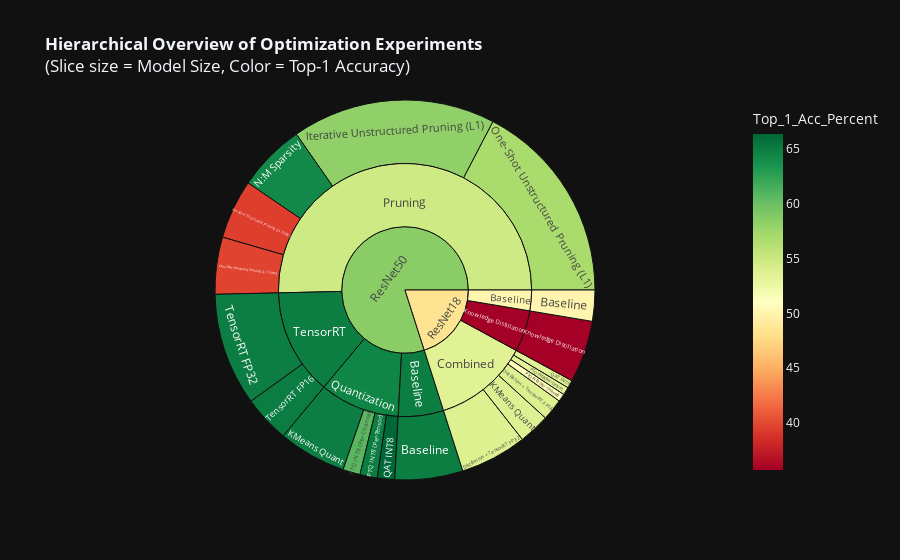

Source (notebook cell):
### Code cell
# --- Idea 1: Sunburst Chart ---
# (Add this code to your existing script after the data cleaning)

sunburst_fig = px.sunburst(
    df.dropna(subset=['Top_1_Acc_Percent', 'Model_Size_MB_Disk']), # Drop rows where color/value is NaN
    path=['Base_Model_Arch', 'Optimization_Category', 'Specific_Technique'],
    values='Model_Size_MB_Disk',
    color='Top_1_Acc_Percent',
    color_continuous_scale='RdYlGn', # Red-Yellow-Green scale shows bad-to-good
    hover_name='Specific_Technique',
    hover_data={'Model_Size_MB_Disk': ':.2f} MB'},
    title='<b>Hierarchical Overview of Optimization Experiments</b><br>(Slice size = Model Size, Color = Top-1 Accuracy)',
    template='plotly_dark'
)

sunburst_fig.show()
sunburst_fig.write_html("overview_sunburst.html")

### Figure 1 — Plotly figure (JSON) as saved in the notebook; plotly's stock layout.template omitted (floating-point values rounded to 4 significant figures)
{"data": [{"branchvalues": "total", "customdata": [[44.67, 50.09], [97.8, 64.95], [44.67, 53.68], [11.3, 50.78], [11.3, 53.35], [11.3, 53.56], [89.34, 35.73], [97.8, 64.26], [85.31, 39.51], [82.02, 39.74], [293.4, 58.17], [293.4, 56.9], [97.8, 64.92], [24.94, 60.69], [24.94, 64.98], [24.94, 66.35], [67.38, 65.05], [162.2, 64.92], [31.02, 53.84], [96.01, 53.79], [44.67, 50.09], [97.8, 64.95], [205.6, 53.57], [89.34, 35.73], [851.9, 54.79], [172.6, 64.53], [229.6, 64.96], [339.6, 48.42], [1352.0, 58.49]], "domain": {"x": [0, 1], "y": [0, 1]}, "hovertemplate": "<b>%{hovertext}</b><br><br>labels=%{label}<br>Model_Size_MB_Disk=%{customdata[0]:.2f} MB}<br>parent=%{parent}<br>id=%{id}<br>Top_1_Acc_Percent=%{color}<extra></extra>", "hovertext": ["Baseline", "Baseline", "KMeans Quant", "PTQ INT8 (Per-Channel)", "PTQ INT8 (Per-Tensor)", "QAT INT8", "Knowledge Distillation", "N:M Sparsity", "Iterative Structured Pruning (L1 Filter)", "One-Shot Structured Pruning (L1 Filter)", "Iterative Unstructured Pruning (L1)", "One-Shot Unstructured Pruning (L1)", "KMeans Quant", "PTQ INT8 (Per-Channel)", "PTQ INT8 (Per-Tensor)", "QAT INT8", "TensorRT FP16", "TensorRT FP32", "Distillation + TensorRT FP16", "Distillation + TensorRT FP32", "Baseline", "Baseline", "(?)", "Knowledge Distillation", "(?)", "(?)", "(?)", "(?)", "(?)"], "ids": ["ResNet18/Baseline/Baseline", "ResNet50/Baseline/Baseline", "ResNet18/Combined/KMeans Quant", "ResNet18/Combined/PTQ INT8 (Per-Channel)", "ResNet18/Combined/PTQ INT8 (Per-Tensor)", "ResNet18/Combined/QAT INT8", "ResNet18/Knowledge Distillation/Knowledge Distillation", "ResNet50/Pruning/N:M Sparsity", "ResNet50/Pruning/Iterative Structured Pruning (L1 Filter)", "ResNet50/Pruning/One-Shot Structured Pruning (L1 Filter)", "ResNet50/Pruning/Iterative Unstructured Pruning (L1)", "ResNet50/Pruning/One-Shot Unstructured Pruning (L1)", "ResNet50/Quantization/KMeans Quant", "ResNet50/Quantization/PTQ INT8 (Per-Channel)", "ResNet50/Quantization/PTQ INT8 (Per-Tensor)", "ResNet50/Quantization/QAT INT8", "ResNet50/TensorRT/TensorRT FP16", "ResNet50/TensorRT/TensorRT FP32", "ResNet18/Combined/Distillation + TensorRT FP16", "ResNet18/Combined/Distillation + TensorRT FP32", "ResNet18/Baseline", "ResNet50/Baseline", "ResNet18/Combined", "ResNet18/Knowledge Distillation", "ResNet50/Pruning", "ResNet50/Quantization", "ResNet50/TensorRT", "ResNet18", "ResNet50"], "labels": ["Baseline", "Baseline", "KMeans Quant", "PTQ INT8 (Per-Channel)", "PTQ INT8 (Per-Tensor)", "QAT INT8", "Knowledge Distillation", "N:M Sparsity", "Iterative Structured Pruning (L1 Filter)", "One-Shot Structured Pruning (L1 Filter)", "Iterative Unstructured Pruning (L1)", "One-Shot Unstructured Pruning (L1)", "KMeans Quant", "PTQ INT8 (Per-Channel)", "PTQ INT8 (Per-Tensor)", "QAT INT8", "TensorRT FP16", "TensorRT FP32", "Distillation + TensorRT FP16", "Distillation + TensorRT FP32", "Baseline", "Baseline", "Combined", "Knowledge Distillation", "Pruning", "Quantization", "TensorRT", "ResNet18", "ResNet50"], "marker": {"coloraxis": "coloraxis", "colors": [50.09, 64.95, 53.68, 50.78, 53.35, 53.56, 35.73, 64.26, 39.51, 39.74, 58.17, 56.9, 64.92, 60.69, 64.98, 66.35, 65.05, 64.92, 53.84, 53.79, 50.09, 64.95, 53.57, 35.73, 54.79, 64.53, 64.96, 48.42, 58.49]}, "name": "", "parents": ["ResNet18/Baseline", "ResNet50/Baseline", "ResNet18/Combined", "ResNet18/Combined", "ResNet18/Combined", "ResNet18/Combined", "ResNet18/Knowledge Distillation", "ResNet50/Pruning", "ResNet50/Pruning", "ResNet50/Pruning", "ResNet50/Pruning", "ResNet50/Pruning", "ResNet50/Quantization", "ResNet50/Quantization", "ResNet50/Quantization", "ResNet50/Quantization", "ResNet50/TensorRT", "ResNet50/TensorRT", "ResNet18/Combined", "ResNet18/Combined", "ResNet18", "ResNet50", "ResNet18", "ResNet18", "ResNet50", "ResNet50", "ResNet50", "", ""], "type": "sunburst", "values": [44.67, 97.8, 44.67, 11.3, 11.3, 11.3, 89.34, 97.8, 85.31, 82.02, 293.4, 293.4, 97.8, 24.94, 24.94, 24.94, 67.38, 162.2, 31.02, 96.01, 44.67, 97.8, 205.6, 89.34, 851.9, 172.6, 229.6, 339.6, 1352.0]}], "layout": {"coloraxis": {"colorbar": {"title": {"text": "Top_1_Acc_Percent"}}, "colorscale": [[0, "rgb(165,0,38)"], [0.1, "rgb(215,48,39)"], [0.2, "rgb(244,109,67)"], [0.3, "rgb(253,174,97)"], [0.4, "rgb(254,224,139)"], [0.5, "rgb(255,255,191)"], [0.6, "rgb(217,239,139)"], [0.7, "rgb(166,217,106)"], [0.8, "rgb(102,189,99)"], [0.9, "rgb(26,152,80)"], [1, "rgb(0,104,55)"]]}, "legend": {"tracegroupgap": 0}, "title": {"text": "<b>Hierarchical Overview of Optimization Experiments</b><br>(Slice size = Model Size, Color = Top-1 Accuracy)"}}}
